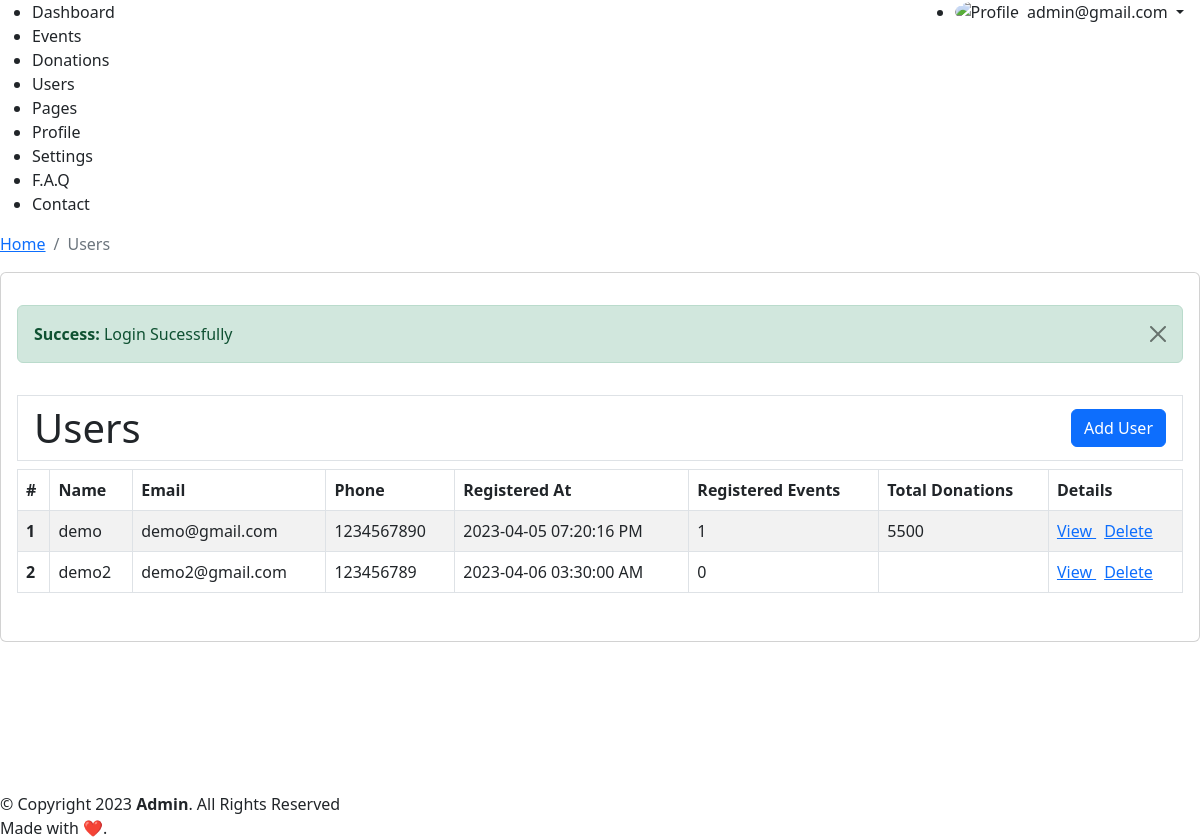
The app's page /admin/users.php (signed in), older data.
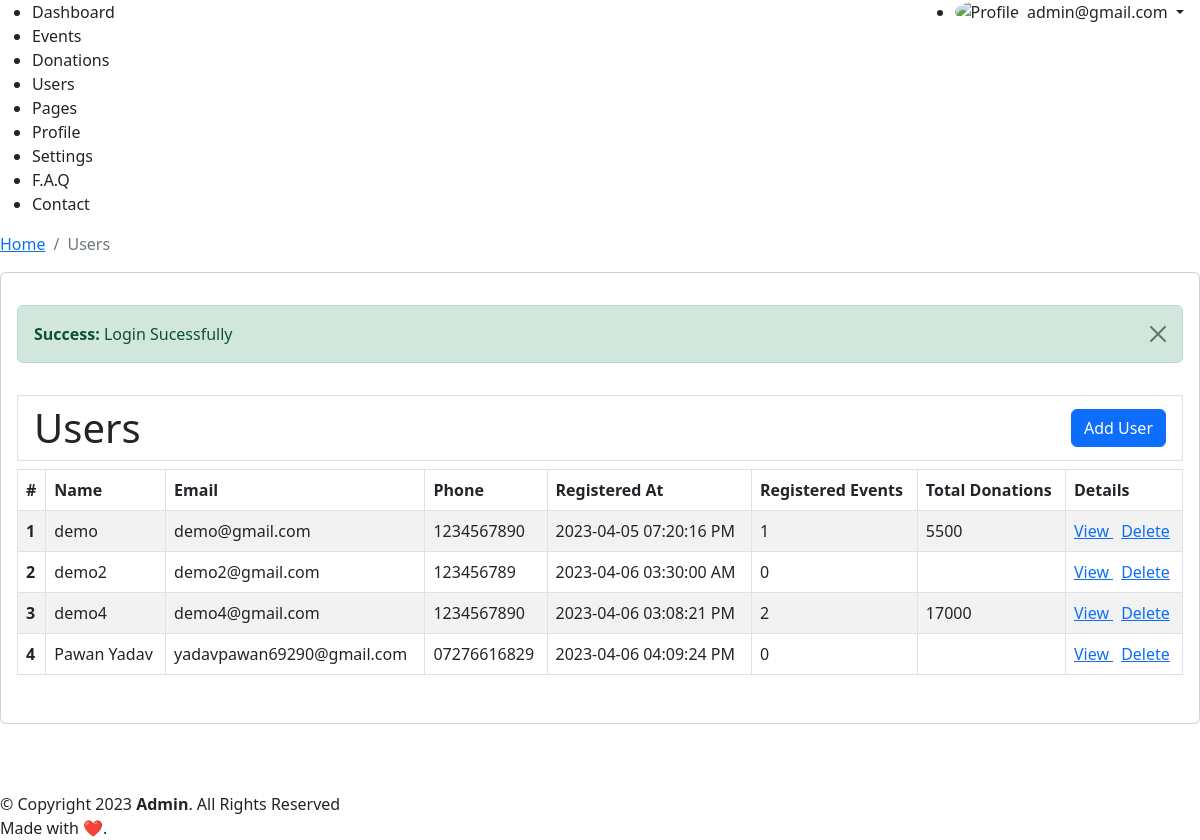
The same page, newer data.
### tables this page shows
CREATE TABLE `tbl_users` (
  `id` int(11) NOT NULL,
  `name` varchar(255) NOT NULL,
  `email` varchar(255) NOT NULL,
  `password` varchar(255) NOT NULL,
  `phone` varchar(13) NOT NULL,
  `aboutme` text NOT NULL,
  `role` int(11) NOT NULL DEFAULT '1' COMMENT '0-admin\r\n1-user',
  `created_at` varchar(255) NOT NULL
);

### admin/users.php (the view, shortened to what this page needs)
<?php
require_once __DIR__ . "/include/layout-start.php";
?>
<?php
$role = ROLE::USER;
$sql = "SELECT a.*, COUNT(DISTINCT b.event_id) AS reg_events, SUM(d.donation) AS donation FROM tbl_users a LEFT JOIN tbl_event_register b ON a.id=b.user_id LEFT JOIN tbl_events c ON c.id=b.event_id LEFT JOIN tbl_donation d ON a.id=d.user_id  WHERE a.role = $role GROUP BY a.id;";
$result = $conn -> query($sql);
$rows = $result -> fetch_all(MYSQLI_ASSOC);
?>
<div class="py-3">
<div class="table-responsive">
    <h1 class="py-2 px-3 border border-1 d-flex justify-content-between align-items-center">
        <span>Users</span>
        <a href="<?=ADMIN_URL?>addUser.php" class="btn btn-primary">Add User</a>
    </h1>
    <table class="table table-bordered  table-striped">
        <thead>
            <tr>
                <th scope="col">#</th>
                <th scope="col">Name</th>
                <th scope="col">Email</th>
                <th scope="col">Phone</th>
                <th scope="col">Registered At</th>
                <th scope="col">Registered Events</th>
                <th scope="col">Total Donations</th>
                <th scope="col">Details</th>
            </tr>
        </thead>
        <tbody>
            <?php
            $sl = 0;
            foreach ($rows as $key => $value) {
                $sl++;
            ?>
                <tr>
                    <th scope="row"><?=$sl?></th>
                    <td><?=$value['name']?></td>
                    <td><?=$value['email']?></td>
                    <td><?=$value['phone']?></td>
                    <td><?=$value['created_at']?></td>
                    <td><?=$value['reg_events']?></td>
                    <td><?=$value['donation']?></td>
                    <td>
                        <a class="me-1" href="<?=ADMIN_URL?>user.php?user_id=<?=$value['id']?>">
                            View
                        </a>
                        <a class="ms-1"
                            href="<?=ADMIN_URL?>users.php?did=<?=$value['id']?>"
                            onclick="return confirm('Are you sure?')">
                            Delete
                        </a>
                    </td>
                </tr>
            <?php } ?>
        </tbody>
    </table>
</div>
</div>
<?php require_once __DIR__ . "/include/layout-end.php"; ?>

Row changes from the older to the newer data that the page shows:
added tbl_users: name "demo4", email "demo4@gmail.com", phone "1234567890", created_at "2023-04-06 03:08:21 PM", reg_events "2", donation "17000"
added tbl_users: name "Pawan Yadav", email "yadavpawan69290@gmail.com", phone "07276616829", created_at "2023-04-06 04:09:24 PM", reg_events "0"
